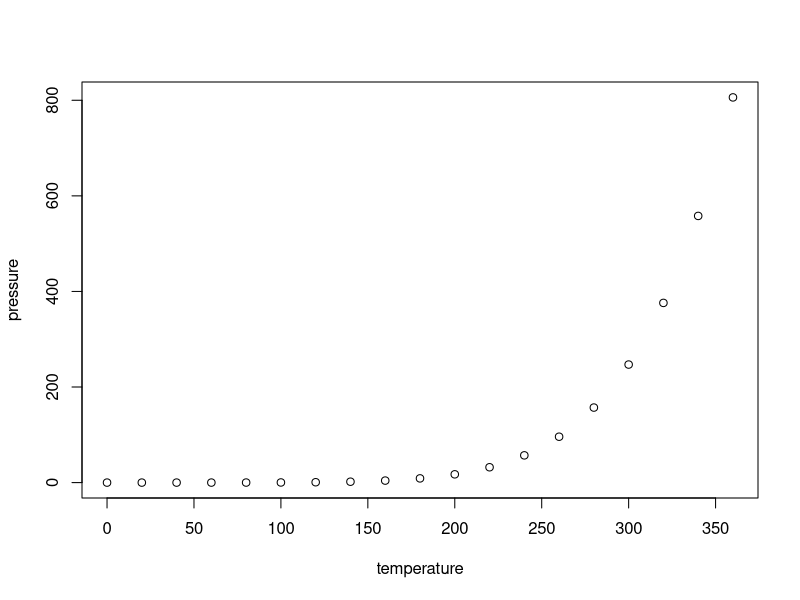
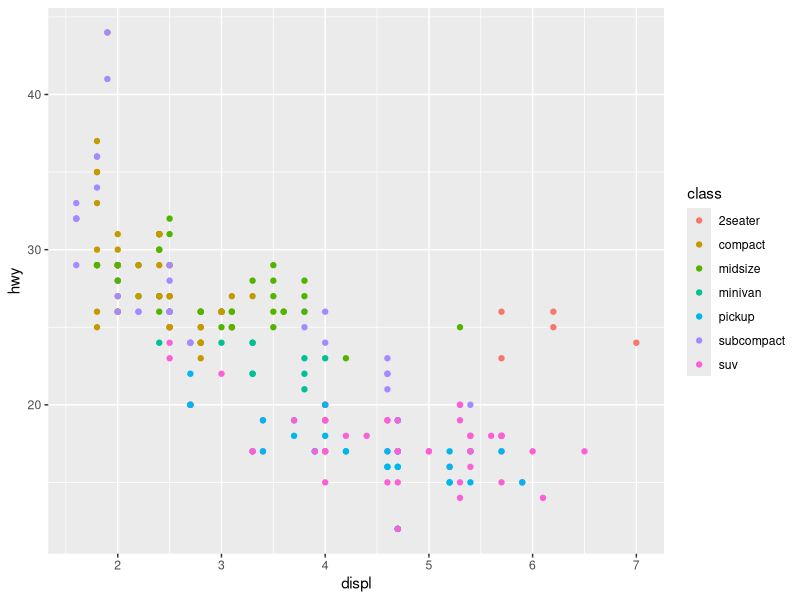

The R source for these figures, in order:
## ---- chunk 1
knitr::opts_chunk$set(echo = TRUE)
## ---- chunk 2
summary(cars)
## ---- chunk 3
plot(pressure)
## ---- chunk 4
library(ggplot2)

ggplot(mpg, aes(displ, hwy, colour = class)) +
    geom_point()
